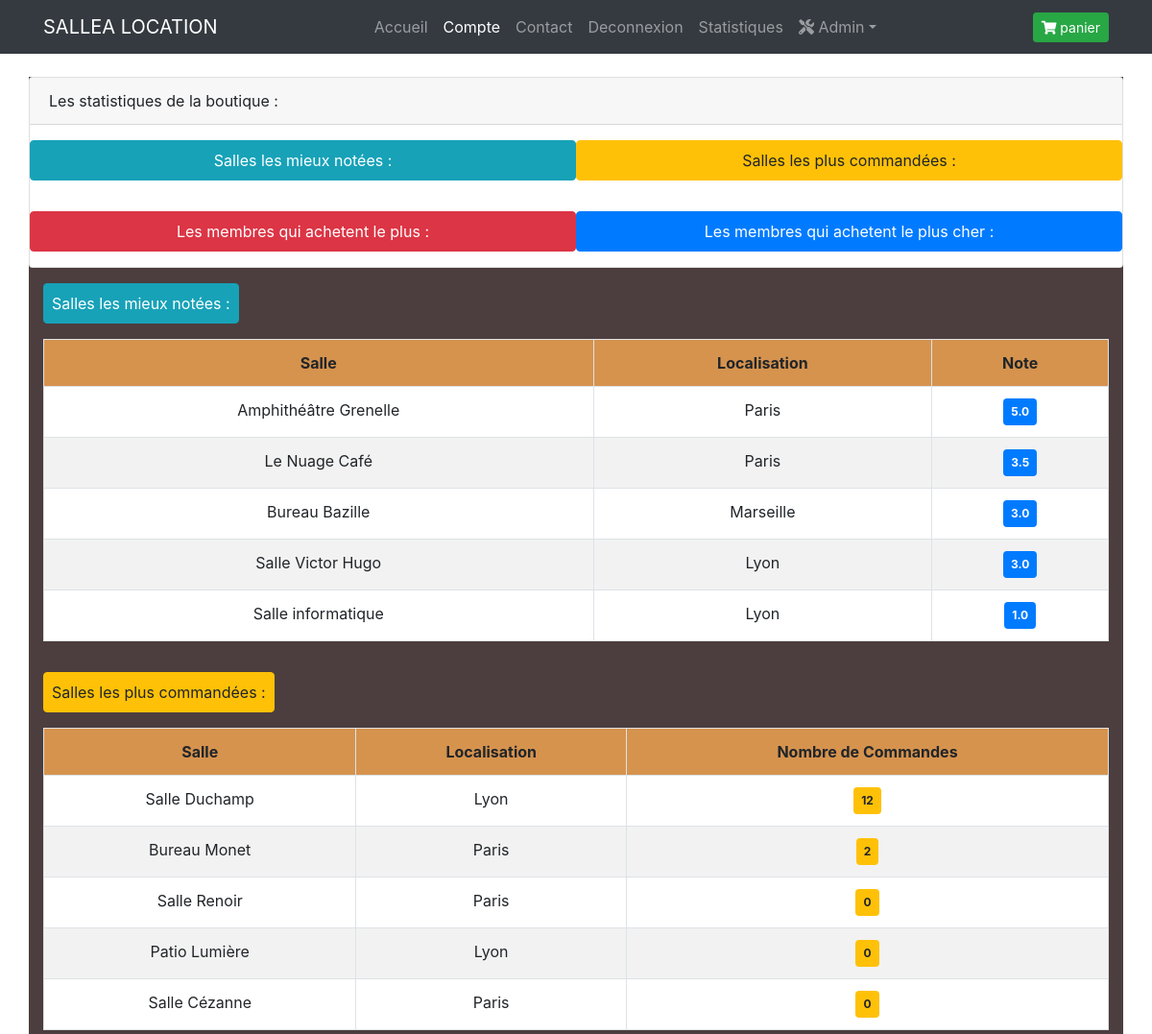
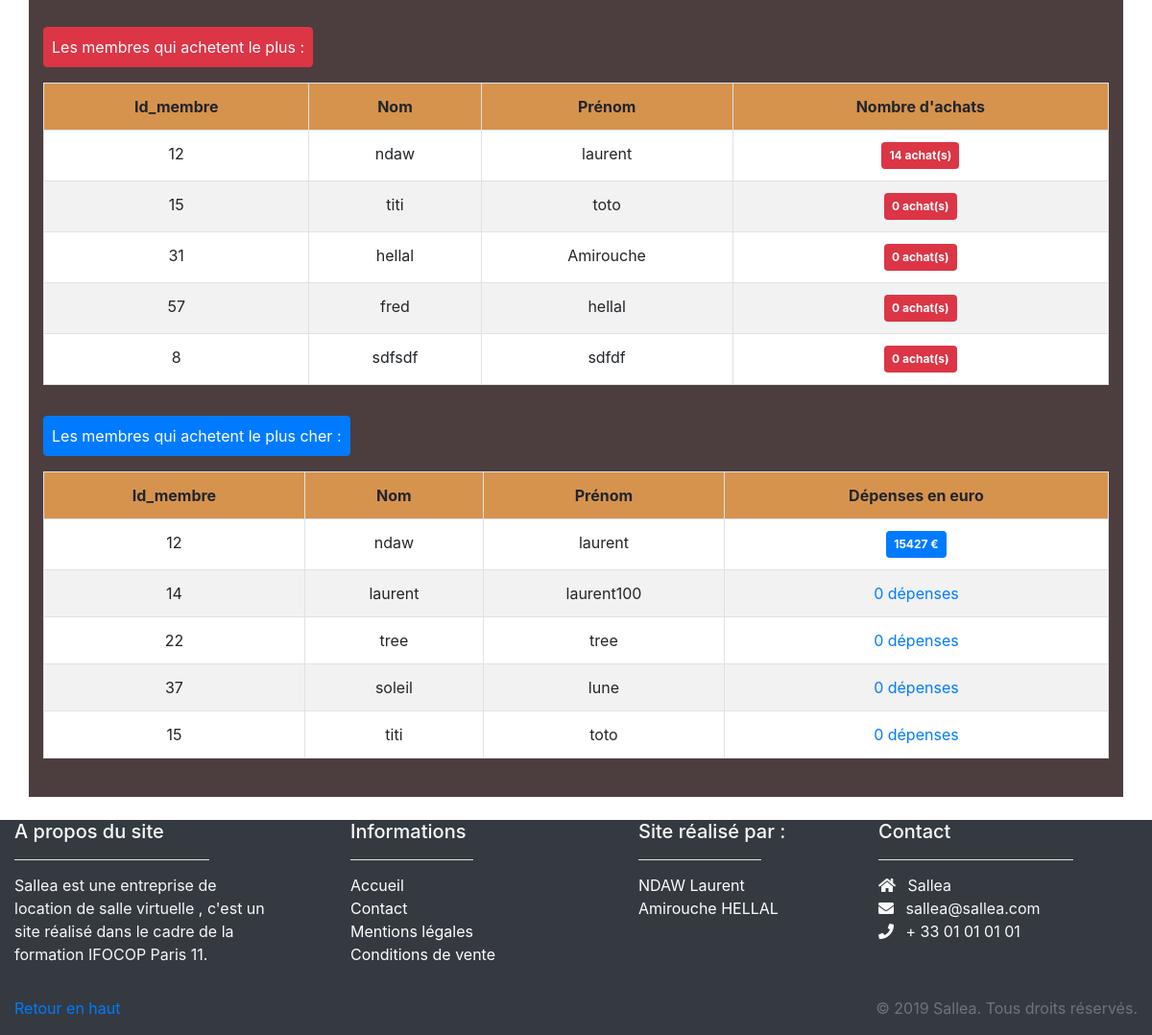
Screenshot of /admin/index.php (signed in) with the database file from the repository (2 pictures, top to bottom).
### tables this page shows
CREATE TABLE `membre` (
  `id_membre` int(3) NOT NULL,
  `pseudo` varchar(20) NOT NULL,
  `mdp` varchar(60) NOT NULL,
  `nom` varchar(20) NOT NULL,
  `prenom` varchar(20) NOT NULL,
  `email` varchar(50) NOT NULL,
  `civilite` enum('m','f','','') NOT NULL,
  `statut` int(1) NOT NULL,
  `date_enregistrement` datetime NOT NULL
);

### inc/functions.inc.php (called while the page is built, shortened)
<?php
function isconnected(){
  if(isset($_SESSION['membre'])){
    return true;
  }
  return false;
}
function isAdmin(){
  if(isconnected() && $_SESSION['membre']['statut'] == 2){
    return true;
  }
  return false;
}

### admin/index.php (the view, shortened to what this page needs)
<?php
require_once('../inc/init.inc.php');
require_once('../inc/header.inc.php');
require_once('../inc/nav.inc.php');
$req1=$pdo->query("SELECT s.titre,ville,AVG(a.note) as note_moyenne FROM salle s LEFT JOIN avis a ON s.id_salle=a.id_salle GROUP BY s.titre ORDER BY AVG(a.note) DESC limit 5");
$req2=$pdo->query("SELECT s.titre,ville,COUNT(d.id_commande) FROM salle s LEFT JOIN detail_commande d ON s.id_salle=d.id_salle GROUP BY s.titre ORDER BY COUNT(d.id_commande) DESC limit 5");
$req3=$pdo->query("SELECT m.id_membre,m.nom,m.prenom,COUNT(d.id_commande) FROM membre m LEFT JOIN detail_commande d ON m.id_membre=d.id_membre GROUP BY m.nom ORDER BY COUNT(d.id_commande) DESC limit 5");
$req4=$pdo->query("SELECT m.id_membre,m.nom,m.prenom,COUNT(c.id_commande) as nombre_commande ,SUM(c.montant) as total_achat FROM membre m LEFT JOIN commande c ON m.id_membre=c.id_membre GROUP BY m.nom ORDER BY total_achat DESC limit 5");
?>
<div class="container mx-auto m-4 pb-4 " style="background-color:#4c3e3e;">
    <div class="card row ">
        <div class="card-header col-sm-12 mx-auto">
            Les statistiques de la boutique :
        </div>
        <div class="card-body row col-12 mx-auto p-0">
            <a  href="#notes" class="  col-md-6 btn btn-info p-2 my-3"> Salles les mieux notées :</a>
            <a  href="#commande" class=" col-md-6 btn btn-warning p-2 my-3"> Salles les plus commandées :</a>
            <a  href="#achat" class="col-md-6 btn btn-danger p-2 my-3"> Les membres qui achetent le plus :</a>
            <a  href="#plus_cher" class="col-md-6 btn btn-primary p-2 my-3"> Les membres qui achetent le plus cher :</a>
        </div>
    </div>
    <?php
    echo '<button type="button" class="btn btn-info p-2 my-3" id="note"> Salles les mieux notées :</button>';
    echo '<table class=" p-0 table-striped table-bordered text-center table mx-auto bg-white">';
    echo '<tr style="background-color:#d6934e;">
    <th>Salle</th>
    <th>Localisation</th>
    <th>Note</th>
    </tr>';
    while($meilleurs_note = $req1->fetch(PDO::FETCH_ASSOC)){
        echo '<tr>';
        echo '<td>'.$meilleurs_note['titre'].'</td>';
        echo '<td>'.$meilleurs_note['ville'].'</td>';
        if ($meilleurs_note['note_moyenne']>0){
            echo '<td><span class="badge badge-primary p-2">'.number_format($meilleurs_note['note_moyenne'],1).'</span></td>';
        }
        else{
            echo '<td class="text-primary"> Pas de notes </td>'; }
            echo '</tr>';
        }
        echo '</table>';
        echo '<button type="button" class="btn btn-warning p-2 my-3" id="commande"> Salles les plus commandées :</button>';
        echo '<table class=" p-0 table-striped table-bordered text-center table mx-auto bg-white">';
        echo
        '<tr style="background-color:#d6934e;" >
        <th>Salle</th>
        <th>Localisation</th>
        <th>Nombre de Commandes</th>
        </tr>';
        while($plus_commandees = $req2->fetch(PDO::FETCH_ASSOC)){
            echo '<tr>';
            echo '<td>'.$plus_commandees['titre'].'</td>';
            echo '<td>'.$plus_commandees['ville'].'</td>';
            echo '<td><span class="badge badge-warning p-2">'.$plus_commandees['COUNT(d.id_commande)'].'</span></td>';
            echo '</tr>';
        }
        echo '</table>';
        echo '<button type="button" class="btn btn-danger p-2 my-3" id="achat"> Les membres qui achetent le plus :</button>';
        echo '<table class=" p-0 table-striped table-bordered text-center table mx-auto bg-white">';
        echo
        '<tr style="background-color:#d6934e;">
        <th>Id_membre</th>
        <th>Nom</th>
        <th>Prénom</th>
        <th>Nombre d\'achats</th>
        </tr>';
        while($membre_achete_plus = $req3->fetch(PDO::FETCH_ASSOC)){
            echo '<tr>';
            echo '<td>'.$membre_achete_plus['id_membre'].'</td>';
            echo '<td>'.$membre_achete_plus['nom'].'</td>';
            echo '<td>'.$membre_achete_plus['prenom'].'</td>';
            echo '<td><span class="badge badge-danger p-2">'.$membre_achete_plus['COUNT(d.id_commande)'].' '.' achat(s) </span></td>';
            echo '</tr>';
        }
        echo '</table>';
        echo '<button type="button" class="btn btn-primary p-2 my-3" id="plus_cher"> Les membres qui achetent le plus cher :</button>';
        echo '<table class=" p-0 table-striped table-bordered text-center table mx-auto bg-white ">';
        echo
        '<tr style="background-color:#d6934e;" >
        <th>Id_membre</th>
        <th>Nom</th>
        <th>Prénom</th>
        <th>Dépenses en euro</th>
        </tr>';
        while($membre_achete_cher = $req4->fetch(PDO::FETCH_ASSOC)){
            echo '<tr>';
            echo '<td>'.$membre_achete_cher['id_membre'].'</td>';
            echo '<td>'.$membre_achete_cher['nom'].'</td>';
            echo '<td>'.$membre_achete_cher['prenom'].'</td>';
            if ($membre_achete_cher['nombre_commande']>0){
                echo '<td><span class="badge badge-primary p-2">'.$membre_achete_cher['total_achat'].' € </span> </td>';
            }
            else{
                echo '<td class="text-primary"> 0 dépenses </td>'; }
                echo '</tr>';
            }
            echo '</table>';
            ?>
        </div>
        <?php
        require_once('../inc/footer.inc.php');
        ?>

### inc/header.inc.php (shortened to what this page needs)
<!DOCTYPE html>
<html lang="fr">
<head>
	<link href="//maxcdn.bootstrapcdn.com/bootstrap/4.0.0/css/bootstrap.min.css" rel="stylesheet" id="bootstrap-css">
	<link rel="stylesheet" href="<?php echo  URL.'js/lightbox/dist/css/lightbox.min.css' ?>">
	<link rel="stylesheet" href="https://use.fontawesome.com/releases/v5.6.3/css/all.css"
>
	<link href="https://maxcdn.bootstrapcdn.com/font-awesome/4.7.0/css/font-awesome.min.css" rel="stylesheet">
	<link rel="stylesheet" href="https://use.fontawesome.com/releases/v5.7.2/css/all.css">
	<link href="https://unpkg.com/gijgo@1.9.11/css/gijgo.min.css" rel="stylesheet" type="text/css" />
	<link rel="stylesheet" href="<?php echo  URL.'css/style.css' ?>" >
</head>
<body>

### inc/nav.inc.php (shortened to what this page needs)
<nav class="navbar navbar-expand-md navbar-dark bg-dark "  id='navmobile'>
    <div class="container">
        <a class="navbar-brand" href="index.php">SALLEA LOCATION</a>
        <div class="collapse navbar-collapse justify-content-end" id="navbarsExampleDefault">
            <ul class="navbar-nav m-auto">
                <li class="nav-item">
                    <a class="nav-link" href="<?= URL.'index.php' ?>">Accueil</a>
                </li>
                <?php
                if(!isconnected()){ ?>
                    <li class="nav-item">
                        <a class="nav-link" href="<?= URL.'index.php' ?>" data-toggle="modal" data-target="#exampleModal" id="connexion">connexion</a>
                    </li>
                    <li class="nav-item">
                        <a class="nav-link" href="<?= URL.'index.php' ?>" data-toggle="modal" data-target=".bd-example-modal-lg" id="trigger-fiche">inscription</a>
                    </li>
                    <li class="nav-item">
                        <a class="nav-link" href="contact.php">Contact</a>
                    </li>
                <?php } else{ ?>
                    <li class="nav-item active">
                        <a class="nav-link" href="<?= URL.'profil.php' ?>">Compte<span class="sr-only">(current)</span></a>
                    </li>
                    <li class="nav-item">
                        <a class="nav-link" href="<?= URL.'contact.php' ?>">Contact</a>
                    </li>
                    <li class="nav-item">
                        <a class="nav-link" href="<?= URL.'index.php?action=deconnexion' ?>">Deconnexion</a>
                    </li>
                <?php }?>
                <?php
                if( isAdmin()){ ?>
                    <li class="nav-item">
                        <a class="nav-link" href="<?= URL .'admin/index.php' ?>">Statistiques</a>
                    </li>
                    <li class="nav-item dropdown">
                        <a class="nav-link dropdown-toggle" href="#" id="menuadmin" role="button" data-toggle="dropdown"><i class="fas fa-tools"></i> Admin</a>
                    </li>
                    <?php
                }
                ?>
            </ul>
            <form class="form-inline my-2 my-lg-0">
                <a class="btn btn-success btn-sm ml-3" href="panier.php">
                    <i class="fa fa-shopping-cart"></i> panier
                </a>
            </form>
        </div>
    </div>
</nav>

### inc/footer.inc.php (shortened to what this page needs)
<footer class="text-light bg-dark">
    <div class="container-fluid">
        <div class="row">
            <div class="col-md-3 col-lg-4 col-xl-3">
                <h5>A propos du site</h5>
                <hr class="bg-white mb-2 mt-0 d-inline-block mx-auto w-75">
                <p class="mb-0">
                    Sallea est une entreprise de location de salle virtuelle , c'est un site réalisé dans le cadre de la formation IFOCOP Paris 11.
                </p>
            </div>
            <div class="col-md-2 col-lg-2 col-xl-2 mx-auto">
                <h5>Informations</h5>
                <hr class="bg-white mb-2 mt-0 d-inline-block mx-auto w-75">
                <ul class="list-unstyled">
                    <li><a class="text-white p-0" href="<?= URL.'index.php' ?>" >Accueil</a></li>
                    <li><a class="text-white p-0" href="contact.php">Contact</a></li>
                    <li><a  class=" text-white p-0" href=""  data-toggle="modal" data-target="#modalMentions">Mentions légales</a></li>
                    <li><a  class=" text-white p-0" href=""  data-toggle="modal" data-target="#modalConditions">Conditions de vente</a></li>
                </ul>
            </div>
            <div class="col-md-3 col-lg-2 col-xl-2 mx-auto">
                <h5>Site réalisé par :</h5>
                <hr class="bg-white mb-2 mt-0 d-inline-block mx-auto w-75">
                <ul class="list-unstyled">
                    <li><a class="text-white p-0" href="">NDAW Laurent</a></li>
                    <li><a class="text-white p-0" href="">Amirouche HELLAL</a></li>
                </ul>
            </div>
            <div class="col-md-4 col-lg-3 col-xl-3">
                <h5>Contact</h5>
                <hr class="bg-white mb-2 mt-0 d-inline-block mx-auto w-75">
                <ul class="list-unstyled">
                    <li><i class="fa fa-home mr-2"></i> Sallea</li>
                    <li><i class="fa fa-envelope mr-2"></i> sallea@sallea.com</li>
                    <li><i class="fa fa-phone mr-2"></i> + 33 01 01 01 01</li>
                </ul>
            </div>
            <div class="col-12 copyright mt-3">
                <p class="float-left">
                    <a href="#">Retour en haut</a>
                </p>
                <p class="text-right text-muted">© 2019 Sallea. Tous droits réservés.</p>
            </div>
        </div>
    </div>
</footer>
</body>
</html>

### rows the page displays
membre: id_membre "12", nom "ndaw", prenom "laurent", COUNT "14", total_achat "15427"
membre: id_membre "15", nom "titi", prenom "toto", COUNT "0", shows "0 dépenses"
membre: id_membre "31", nom "hellal", prenom "Amirouche", COUNT "0"
membre: id_membre "57", nom "fred", prenom "hellal", COUNT "0"
membre: id_membre "8", nom "sdfsdf", prenom "sdfdf", COUNT "0"
membre: id_membre "14", nom "laurent", prenom "laurent100", shows "0 dépenses"
membre: id_membre "22", nom "tree", prenom "tree", shows "0 dépenses"
membre: id_membre "37", nom "soleil", prenom "lune", shows "0 dépenses"

### other values shown
$meilleurs_note['titre'] "Amphithéâtre Grenelle"
$meilleurs_note['ville'] "Paris"
$meilleurs_note['note_moyenne'] "5.0"
$meilleurs_note['titre'] "Le Nuage Café"
$meilleurs_note['note_moyenne'] "3.5"
$meilleurs_note['titre'] "Bureau Bazille"
$meilleurs_note['ville'] "Marseille"
$meilleurs_note['note_moyenne'] "3.0"
$meilleurs_note['titre'] "Salle Victor Hugo"
$meilleurs_note['ville'] "Lyon"
$meilleurs_note['titre'] "Salle informatique"
$meilleurs_note['note_moyenne'] "1.0"
$plus_commandees['titre'] "Salle Duchamp"
$plus_commandees['ville'] "Lyon"
$plus_commandees['COUNT(d.id_commande)'] "12"
